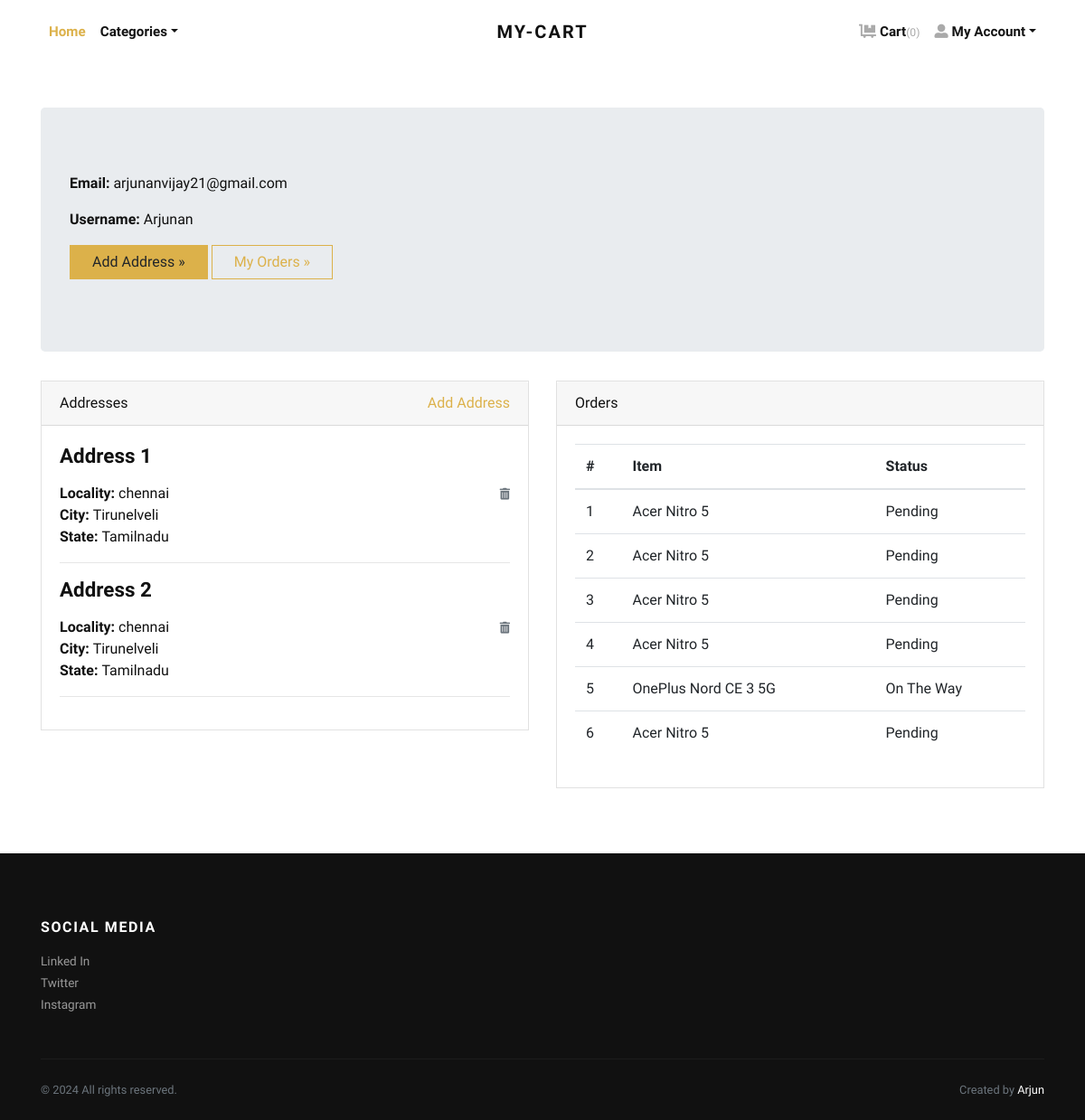
/accounts/profile/ (signed in), run on an earlier commit of the app's database.
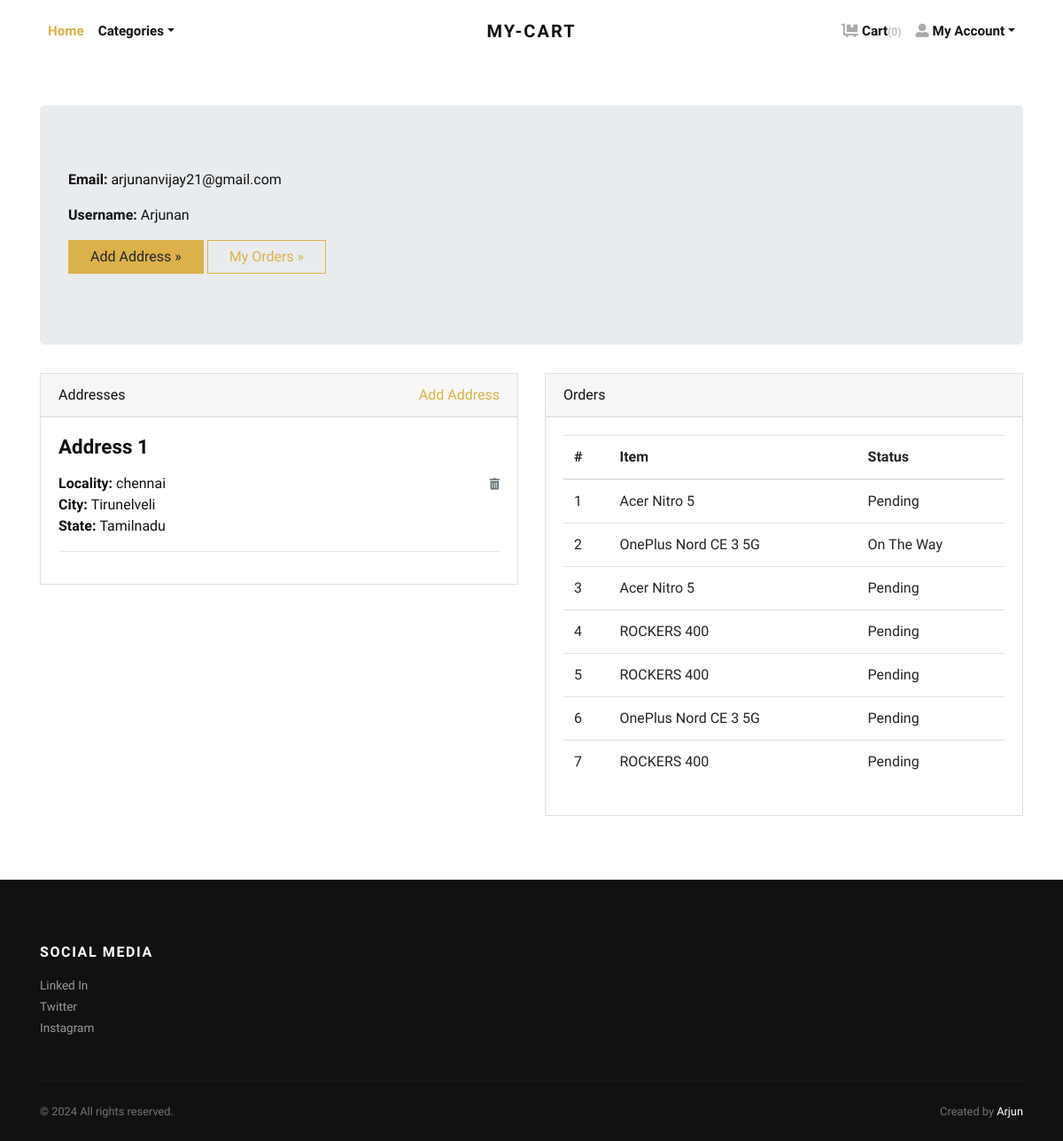
And on a later commit of the database.
### store/models.py (models this page shows, shortened)
class Address(models.Model):
    user = models.ForeignKey(User, verbose_name="User", on_delete=models.CASCADE)
    locality = models.CharField(max_length=150, verbose_name="Nearest Location")
    city = models.CharField(max_length=150, verbose_name="City")
    state = models.CharField(max_length=150, verbose_name="State")

class Order(models.Model):
    user = models.ForeignKey(User, verbose_name="User", on_delete=models.CASCADE)
    address = models.ForeignKey(Address, verbose_name="Shipping Address", on_delete=models.CASCADE)
    product = models.ForeignKey(Product, verbose_name="Product", on_delete=models.CASCADE)
    quantity = models.PositiveIntegerField(verbose_name="Quantity")
    ordered_date = models.DateTimeField(auto_now_add=True, verbose_name="Ordered Date")
    status = models.CharField(
        choices=STATUS_CHOICES,
        max_length=50,
        default="Pending"
        )

class Product(models.Model):
    title = models.CharField(max_length=150, verbose_name="Product Title")
    slug = models.SlugField(max_length=160, verbose_name="Product Slug")
    sku = models.CharField(max_length=255, unique=True, verbose_name="Unique Product ID (SKU)")
    short_description = models.TextField(verbose_name="Short Description")
    detail_description = models.TextField(blank=True, null=True, verbose_name="Detail Description")
    product_image = models.ImageField(upload_to='product', blank=True, null=True, verbose_name="Product Image")
    oldprice = models.DecimalField(max_digits=8, decimal_places=2, null=True, blank=True)
    price = models.DecimalField(max_digits=8, decimal_places=2)
    category = models.ForeignKey(Category, verbose_name="Product Categoy", on_delete=models.CASCADE)
    is_active = models.BooleanField(verbose_name="Is Active?")
    is_available = models.BooleanField(verbose_name="Is Available?", default=True)
    is_featured = models.BooleanField(verbose_name="Is Featured?")
    offer_percentage = models.PositiveIntegerField(default=0, verbose_name="Offer Percentage")
    created_at = models.DateTimeField(auto_now_add=True, verbose_name="Created Date")
    updated_at = models.DateTimeField(auto_now=True, verbose_name="Updated Date")
    class Meta:
        verbose_name_plural = 'Products'
        ordering = ('-created_at', )

### store/views.py (the view)
# urls.py: path('accounts/profile/', views.profile, name="profile"),
@login_required
def profile(request):
    addresses = Address.objects.filter(user=request.user)
    orders = Order.objects.filter(user=request.user)
    return render(request, 'account/profile.html', {'addresses':addresses, 'orders':orders})

### store/context_preprocessors.py (called while the page is built)
def store_menu(request):
    categories = Category.objects.filter(is_active=True)
    context = {
        'categories_menu': categories,
    }
    return context

def cart_menu(request):
    if request.user.is_authenticated:
        cart_items= Cart.objects.filter(user=request.user)
        context = {
            'cart_items': cart_items,
        }
    else:
        context = {}
    return context

### templates/account/profile.html (shortened to what this page needs)
{% extends 'base.html' %}
{% load static %}
    {% block content %}
      <div class="container py-5">
        <div class="jumbotron">
          <p><strong>Email:</strong> {{request.user.email}}</p>
          <p><strong>Username:</strong> {{request.user.username}}</p>
          <p><a class="btn btn-primary btn-large" href="{% url 'store:add-address' %}">Add Address »</a> <a class="btn btn-outline-primary btn-large" href="{% url 'store:orders' %}">My Orders »</a></p>
        </div>
        <div class="row">
          <div class="col-lg-6">
            <div class="card mb-4" id="headings">
              <div class="card-header">Addresses <span class="float-right"><a href="{% url 'store:add-address' %}">Add Address</a></span></div>
              <div class="card-body">
                {% if addresses %}
                    {% for address in addresses %}
                        <h4 class="mb-3">Address {{forloop.counter}}</h4>
                        <span class="float-right"><a href="{% url 'store:remove-address' address.id %}"><i class="fas fa-trash-alt small text-muted"></i></a></span>
                        <p>
                            <strong>Locality: </strong>{{address.locality}} <br>
                            <strong>City: </strong>{{address.city}} <br>
                            <strong>State: </strong>{{address.state}} <br>
                        </p>
                        <hr>
                    {% endfor %}
                {% else %}
                <div class="text-danger">
                  Address not Added.
                </div>
                {% endif %}
              </div>
            </div>
          </div>
          <div class="col-lg-6">
            <div class="card mb-4" id="tables">
              <div class="card-header">Orders</div>
              <div class="card-body">
                <table class="table table-hover">
                  <thead>
                    <tr>
                      <th>#</th>
                      <th>Item</th>
                      <th>Status</th>
                    </tr>
                  </thead>
                  <tbody>
                    {% if orders %}
                      {% for order in orders %}
                        <tr>
                          <td>{{forloop.counter}}</td>
                          <td>{{order.product.title}}</td>
                          <td>
                            {{order.status}}
                          </td>
                        </tr>
                      {% endfor %}
                    {% else %}
                    <tr>
                      <td class="text-danger" colspan="3">You've not Ordered anything yet.</td>
                    </tr>
                    {% endif %}
                  </tbody>
                </table>
              </div>
            </div>
          </div>
        </div>
      </div>
{% endblock content %}

What changed in the data, as far as the page shows it:
removed Address: locality "chennai", city "Tirunelveli", state "Tamilnadu"
removed Order: product "Acer Nitro 5", status "Pending"
removed Order: product "Acer Nitro 5", status "Pending"
removed Order: product "Acer Nitro 5", status "Pending"
added Order: product "ROCKERS 400", status "Pending"
added Order: product "ROCKERS 400", status "Pending"
added Order: product "OnePlus Nord CE 3 5G", status "Pending"
added Order: product "ROCKERS 400", status "Pending"
